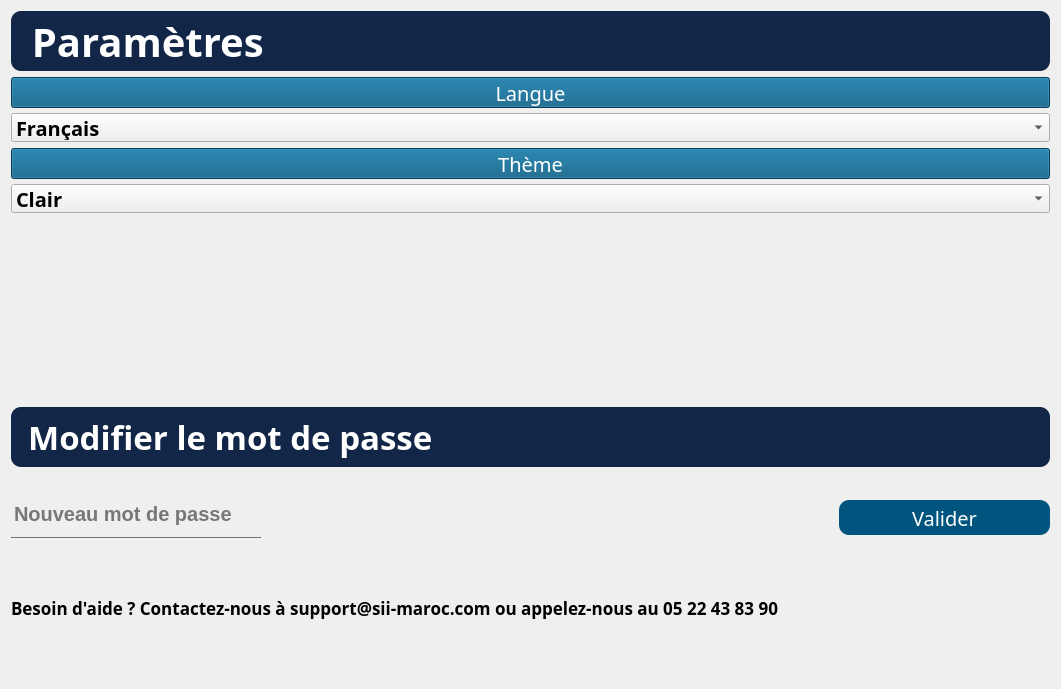
             <widget class="QWidget" name="page_7">
              <layout class="QVBoxLayout" name="verticalLayout_17">
               <item>
                <widget class="QLabel" name="label_17">
                 <property name="minimumSize">
                  <size>
                   <width>0</width>
                   <height>60</height>
                  </size>
                 </property>
                 <property name="maximumSize">
                  <size>
                   <width>16777215</width>
                   <height>60</height>
                  </size>
                 </property>
                 <property name="font">
                  <font>
                   <family>Lucida Bright</family>
                   <pointsize>30</pointsize>
                   <weight>75</weight>
                   <bold>true</bold>
                  </font>
                 </property>
                 <property name="styleSheet">
                  <string notr="true">QLabel {
    border-radius: 10px; 
color: rgb(255, 255, 255);
background-color: rgb(18, 39, 72);

}</string>
                 </property>
                 <property name="text">
                  <string>  Paramètres</string>
                 </property>
                </widget>
               </item>
               <item>
                <layout class="QVBoxLayout" name="verticalLayout_15">
                 <property name="spacing">
                  <number>5</number>
                 </property>
                 <property name="topMargin">
                  <number>0</number>
                 </property>
                 <item>
                  <widget class="QPushButton" name="pushButton_47">
                   <property name="minimumSize">
                    <size>
                     <width>0</width>
                     <height>31</height>
                    </size>
                   </property>
                   <property name="maximumSize">
                    <size>
                     <width>16777215</width>
                     <height>31</height>
                    </size>
                   </property>
                   <property name="font">
                    <font>
                     <family>Lucida Bright</family>
                     <pointsize>15</pointsize>
                    </font>
                   </property>
                   <property name="styleSheet">
                    <string notr="true">

QPushButton {
    
color: rgb(255, 255, 255);
background-color: rgb(0, 85, 127);

}</string>
                   </property>
                   <property name="text">
                    <string>Langue</string>
                   </property>
                  </widget>
                 </item>
                 <item>
                  <widget class="QComboBox" name="comboBox_5">
                   <property name="minimumSize">
                    <size>
                     <width>0</width>
                     <height>29</height>
                    </size>
                   </property>
                   <property name="maximumSize">
                    <size>
                     <width>16777215</width>
                     <height>29</height>
                    </size>
                   </property>
                   <property name="font">
                    <font>
                     <family>Lucida Bright</family>
                     <pointsize>15</pointsize>
                     <weight>75</weight>
                     <bold>true</bold>
                    </font>
                   </property>
                   <item>
                    <property name="text">
                     <string>Français</string>
                    </property>
                   </item>
                   <item>
                    <property name="text">
                     <string>Anglais</string>
                    </property>
                   </item>
                   <item>
                    <property name="text">
                     <string>Arabe</string>
                    </property>
                   </item>
                  </widget>
                 </item>
                </layout>
               </item>
               <item>
                <layout class="QVBoxLayout" name="verticalLayout_16">
                 <property name="spacing">
                  <number>5</number>
                 </property>
                 <item>
                  <widget class="QPushButton" name="pushButton_48">
                   <property name="minimumSize">
                    <size>
                     <width>0</width>
                     <height>31</height>
                    </size>
                   </property>
                   <property name="maximumSize">
                    <size>
                     <width>16777215</width>
                     <height>31</height>
                    </size>
                   </property>
                   <property name="font">
                    <font>
                     <family>Lucida Bright</family>
                     <pointsize>15</pointsize>
                    </font>
                   </property>
                   <property name="styleSheet">
                    <string notr="true">

QPushButton {
    
color: rgb(255, 255, 255);
background-color: rgb(0, 85, 127);

}</string>
                   </property>
                   <property name="text">
                    <string>Thème</string>
                   </property>
                  </widget>
                 </item>
                 <item>
                  <widget class="QComboBox" name="comboBox_6">
                   <property name="minimumSize">
                    <size>
                     <width>0</width>
                     <height>29</height>
                    </size>
                   </property>
                   <property name="maximumSize">
                    <size>
                     <width>16777215</width>
                     <height>29</height>
                    </size>
                   </property>
                   <property name="font">
                    <font>
                     <family>Lucida Bright</family>
                     <pointsize>15</pointsize>
                     <weight>75</weight>
                     <bold>true</bold>
                    </font>
                   </property>
                   <item>
                    <property name="text">
                     <string>Clair</string>
                    </property>
                   </item>
                   <item>
                    <property name="text">
                     <string>Sombre</string>
                    </property>
                   </item>
                  </widget>
                 </item>
                </layout>
               </item>
               <item>
                <spacer name="verticalSpacer_3">
                 <property name="orientation">
                  <enum>Qt::Vertical</enum>
                 </property>
                 <property name="sizeHint" stdset="0">
                  <size>
                   <width>20</width>
                   <height>158</height>
                  </size>
                 </property>
                </spacer>
               </item>
               <item>
                <layout class="QVBoxLayout" name="verticalLayout_14">
                 <property name="spacing">
                  <number>25</number>
                 </property>
                 <item>
                  <layout class="QVBoxLayout" name="verticalLayout_13">
                   <property name="spacing">
                    <number>30</number>
                   </property>
                   <property name="topMargin">
                    <number>30</number>
                   </property>
                   <item>
                    <widget class="QLabel" name="label_18">
                     <property name="minimumSize">
                      <size>
                       <width>0</width>
                       <height>60</height>
                      </size>
                     </property>
                     <property name="maximumSize">
                      <size>
                       <width>16777215</width>
                       <height>60</height>
                      </size>
                     </property>
                     <property name="font">
                      <font>
                       <family>Lucida Bright</family>
                       <pointsize>25</pointsize>
                       <weight>75</weight>
                       <bold>true</bold>
                      </font>
                     </property>
                     <property name="styleSheet">
                      <string notr="true">QLabel {
    border-radius: 10px; 
color: rgb(255, 255, 255);
background-color: rgb(18, 39, 72);

}</string>
                     </property>
                     <property name="text">
                      <string>  Modifier le mot de passe</string>
                     </property>
                    </widget>
                   </item>
                   <item>
                    <layout class="QHBoxLayout" name="horizontalLayout_7">
                     <item>
                      <widget class="QLineEdit" name="lineEdit_2">
                       <property name="minimumSize">
                        <size>
                         <width>250</width>
                         <height>41</height>
                        </size>
                       </property>
                       <property name="maximumSize">
                        <size>
                         <width>16777215</width>
                         <height>41</height>
                        </size>
                       </property>
                       <property name="font">
                        <font>
                         <pointsize>15</pointsize>
                         <weight>75</weight>
                         <bold>true</bold>
                         <strikeout>false</strikeout>
                        </font>
                       </property>
                       <property name="tabletTracking">
                        <bool>false</bool>
                       </property>
                       <property name="styleSheet">
                        <string notr="true">background-color: rgba(0, 0, 0,0);
border : 1px solid rgba(0,0,0,0);
border-bottom-color: rgba(46, 82,101,255);
border-bottom-color: rgb(112, 112, 112);
color: rgb(0, 0, 0);
padding-bottom: 7px
</string>
                       </property>
                       <property name="echoMode">
                        <enum>QLineEdit::Password</enum>
                       </property>
                       <property name="readOnly">
                        <bool>false</bool>
                       </property>
                       <property name="placeholderText">
                        <string>Nouveau mot de passe</string>
                       </property>
                       <property name="clearButtonEnabled">
                        <bool>false</bool>
                       </property>
                      </widget>
                     </item>
                     <item>
                      <spacer name="horizontalSpacer_3">
                       <property name="orientation">
                        <enum>Qt::Horizontal</enum>
                       </property>
                       <property name="sizeHint" stdset="0">
                        <size>
                         <width>548</width>
                         <height>20</height>
                        </size>
                       </property>
                      </spacer>
                     </item>
                     <item>
                      <widget class="QPushButton" name="pushButton_50">
                       <property name="minimumSize">
                        <size>
                         <width>211</width>
                         <height>35</height>
                        </size>
                       </property>
                       <property name="maximumSize">
                        <size>
                         <width>16777215</width>
                         <height>35</height>
                        </size>
                       </property>
                       <property name="font">
                        <font>
                         <family>Lucida Bright</family>
                         <pointsize>15</pointsize>
                        </font>
                       </property>
                       <property name="styleSheet">
                        <string notr="true">QPushButton {
    border-radius: 10px; 
color: rgb(255, 255, 255);
background-color: rgb(0, 85, 127);

}

QPushButton:hover {
background-color: rgb(170, 0, 0);
}


QPushButton:pressed {
    background-color: rgb(0, 0, 0);
}</string>
                       </property>
                       <property name="text">
                        <string>Valider</string>
                       </property>
                      </widget>
                     </item>
                    </layout>
                   </item>
                  </layout>
                 </item>
                 <item>
                  <widget class="QLabel" name="label_5">
                   <property name="minimumSize">
                    <size>
                     <width>780</width>
                     <height>90</height>
                    </size>
                   </property>
                   <property name="maximumSize">
                    <size>
                     <width>16777215</width>
                     <height>90</height>
                    </size>
                   </property>
                   <property name="font">
                    <font>
                     <family>Lucida Bright</family>
                     <pointsize>13</pointsize>
                     <weight>75</weight>
                     <bold>true</bold>
                    </font>
                   </property>
                   <property name="text">
                    <string>Besoin d'aide ? Contactez-nous à support@sii-maroc.com ou appelez-nous au 05 22 43 83 90</string>
                   </property>
                  </widget>
                 </item>
                </layout>
               </item>
               <item>
                <spacer name="verticalSpacer_4">
                 <property name="orientation">
                  <enum>Qt::Vertical</enum>
                 </property>
                 <property name="sizeHint" stdset="0">
                  <size>
                   <width>20</width>
                   <height>25</height>
                  </size>
                 </property>
                </spacer>
               </item>
              </layout>
             </widget>
